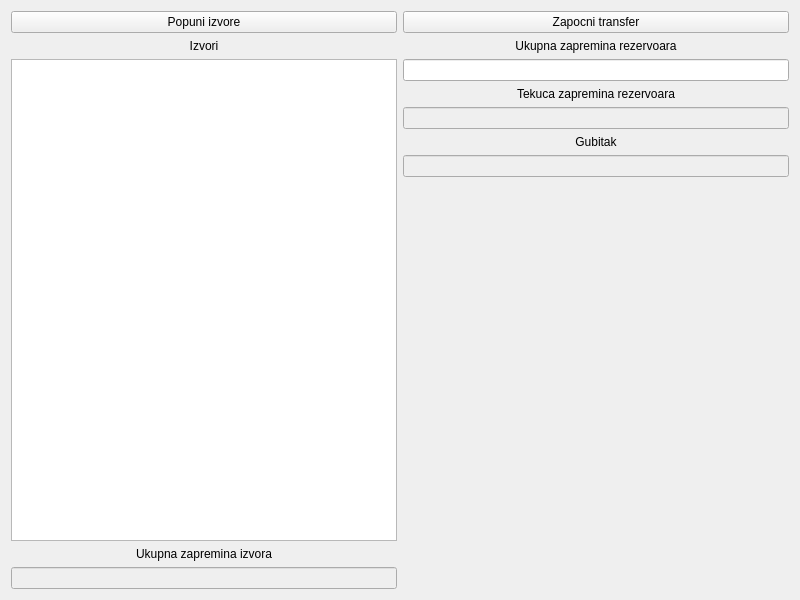
<?xml version="1.0" encoding="UTF-8"?>
<ui version="4.0">
 <class>MainWindow</class>
 <widget class="QWidget" name="MainWindow">
  <property name="geometry">
   <rect>
    <x>0</x>
    <y>0</y>
    <width>800</width>
    <height>600</height>
   </rect>
  </property>
  <property name="windowTitle">
   <string>MainWindow</string>
  </property>
  <layout class="QHBoxLayout" name="horizontalLayout">
   <item>
    <layout class="QVBoxLayout" name="verticalLayout">
     <item>
      <widget class="QPushButton" name="fillSourcesButton">
       <property name="text">
        <string>Popuni izvore</string>
       </property>
      </widget>
     </item>
     <item>
      <widget class="QLabel" name="label">
       <property name="enabled">
        <bool>true</bool>
       </property>
       <property name="text">
        <string>Izvori</string>
       </property>
       <property name="alignment">
        <set>Qt::AlignCenter</set>
       </property>
      </widget>
     </item>
     <item>
      <widget class="QListWidget" name="sourcesQListWidget"/>
     </item>
     <item>
      <widget class="QLabel" name="label_2">
       <property name="text">
        <string>Ukupna zapremina izvora</string>
       </property>
       <property name="alignment">
        <set>Qt::AlignCenter</set>
       </property>
      </widget>
     </item>
     <item>
      <widget class="QLineEdit" name="lineEditCurrentVolume">
       <property name="enabled">
        <bool>false</bool>
       </property>
      </widget>
     </item>
    </layout>
   </item>
   <item>
    <layout class="QVBoxLayout" name="verticalLayout_2">
     <item>
      <widget class="QPushButton" name="pushButtonBeginTransfer">
       <property name="text">
        <string>Zapocni transfer</string>
       </property>
      </widget>
     </item>
     <item>
      <widget class="QLabel" name="label_3">
       <property name="text">
        <string>Ukupna zapremina rezervoara</string>
       </property>
       <property name="alignment">
        <set>Qt::AlignCenter</set>
       </property>
      </widget>
     </item>
     <item>
      <widget class="QLineEdit" name="lineEditTankSize"/>
     </item>
     <item>
      <widget class="QLabel" name="label_4">
       <property name="text">
        <string>Tekuca zapremina rezervoara</string>
       </property>
       <property name="alignment">
        <set>Qt::AlignCenter</set>
       </property>
      </widget>
     </item>
     <item>
      <widget class="QLineEdit" name="lineEditCurrentTankSize">
       <property name="enabled">
        <bool>false</bool>
       </property>
      </widget>
     </item>
     <item>
      <widget class="QLabel" name="label_5">
       <property name="text">
        <string>Gubitak</string>
       </property>
       <property name="alignment">
        <set>Qt::AlignCenter</set>
       </property>
      </widget>
     </item>
     <item>
      <widget class="QLineEdit" name="lineEditLossSize">
       <property name="enabled">
        <bool>false</bool>
       </property>
      </widget>
     </item>
     <item>
      <spacer name="verticalSpacer">
       <property name="orientation">
        <enum>Qt::Vertical</enum>
       </property>
       <property name="sizeHint" stdset="0">
        <size>
         <width>20</width>
         <height>40</height>
        </size>
       </property>
      </spacer>
     </item>
    </layout>
   </item>
  </layout>
 </widget>
 <resources/>
 <connections/>
</ui>
